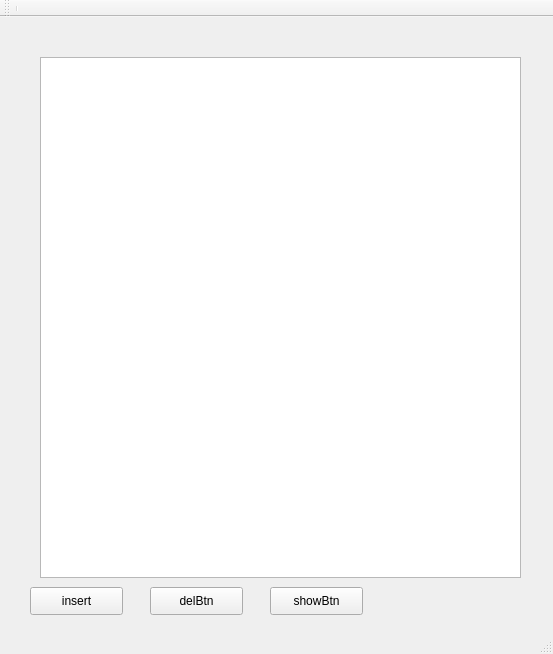
<?xml version="1.0" encoding="UTF-8"?>
<ui version="4.0">
 <class>MainWindow</class>
 <widget class="QMainWindow" name="MainWindow">
  <property name="geometry">
   <rect>
    <x>0</x>
    <y>0</y>
    <width>553</width>
    <height>654</height>
   </rect>
  </property>
  <property name="windowTitle">
   <string>MainWindow</string>
  </property>
  <widget class="QWidget" name="centralWidget">
   <widget class="QListView" name="listView">
    <property name="geometry">
     <rect>
      <x>40</x>
      <y>40</y>
      <width>481</width>
      <height>521</height>
     </rect>
    </property>
   </widget>
   <widget class="QPushButton" name="insertBtn">
    <property name="geometry">
     <rect>
      <x>30</x>
      <y>570</y>
      <width>93</width>
      <height>28</height>
     </rect>
    </property>
    <property name="text">
     <string>insert</string>
    </property>
   </widget>
   <widget class="QPushButton" name="delBtn">
    <property name="geometry">
     <rect>
      <x>150</x>
      <y>570</y>
      <width>93</width>
      <height>28</height>
     </rect>
    </property>
    <property name="text">
     <string>delBtn</string>
    </property>
   </widget>
   <widget class="QPushButton" name="showBtn">
    <property name="geometry">
     <rect>
      <x>270</x>
      <y>570</y>
      <width>93</width>
      <height>28</height>
     </rect>
    </property>
    <property name="text">
     <string>showBtn</string>
    </property>
   </widget>
  </widget>
  <widget class="QMenuBar" name="menuBar">
   <property name="geometry">
    <rect>
     <x>0</x>
     <y>0</y>
     <width>553</width>
     <height>26</height>
    </rect>
   </property>
  </widget>
  <widget class="QToolBar" name="mainToolBar">
   <attribute name="toolBarArea">
    <enum>TopToolBarArea</enum>
   </attribute>
   <attribute name="toolBarBreak">
    <bool>false</bool>
   </attribute>
   <addaction name="separator"/>
  </widget>
  <widget class="QStatusBar" name="statusBar"/>
 </widget>
 <layoutdefault spacing="6" margin="11"/>
 <resources/>
 <connections/>
</ui>
